Frame 1 (no input): blank canvas, image omitted
Frame 60 (the mouse pressed at the canvas centre just before this capture): blank canvas, image omitted
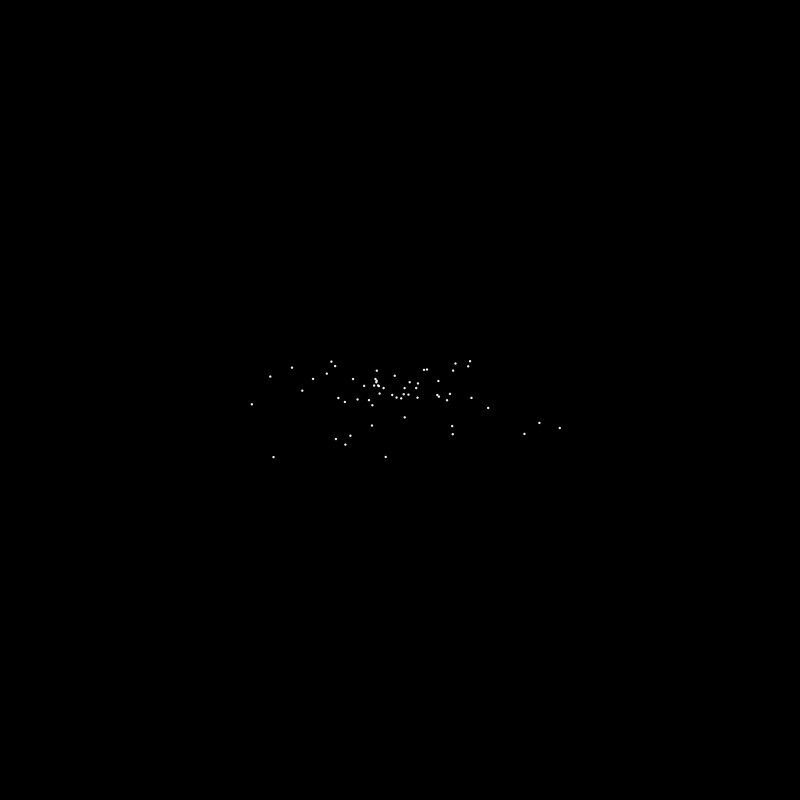
Frame 120 (the mouse held since frame 60 and released just before this capture)

The Processing sketch whose frames 1 and 60 were blank and that drew this single picture after the mouse press (run headless with seeded random() and noise(); from frame 60 on, the mouse is pressed at the canvas centre):

// Processing sketch: iterator
// ── iterator.pde
import java.util.Iterator;

ArrayList<ParticleSystem> systems = new ArrayList<ParticleSystem>();

ParticleSystem ps;

void setup() {
  size(800, 800);
}

void draw() {
  background(0);
  for (ParticleSystem ps : systems) {
    ps.addParticle();
    ps.run();
  }
}

void mousePressed() {
  systems.add(
    new ParticleSystem(
      new PVector(mouseX, mouseY)
    )
  );
}
// ── Particle.pde
class Particle {

  PVector location, velocity, acceleration;
  float lifespan, mass;

  Particle(PVector location_) {
    location = location_.copy();
    velocity = new PVector();
    acceleration = new PVector(random(-3, 3), random(-3, -1));
    lifespan = 255;
    mass = 8;
  }

  void applyForce(PVector f) {
    PVector g = PVector.div(f, mass);
    acceleration.add(g);
  }

  void update() {
    velocity.add(acceleration);
    location.add(velocity);
    acceleration.mult(0);
    lifespan += 3;
  }

  void draw() {
    push();
    noStroke();
    fill(240, 240, 240, lifespan);
    circle(location.x, location.y, mass * 0.3);
    pop();
  }

  void run() {
    update();
    draw();
  }

  boolean isDead() {
    if (lifespan < 0) {
      return true;
    }
    return false;
  }
}

// ── ParticleSystem.pde
class ParticleSystem {

  PVector location;
  ArrayList<Particle> particles;

  ParticleSystem(PVector location_) {
    location = location_;
    particles = new ArrayList<Particle>();
  }

  void addParticle() {
    particles.add(new Particle(location));
  }

  void run() {
    Iterator<Particle> it = particles.iterator();
    while (it.hasNext()) {
      Particle p = it.next();
      p.applyForce(new PVector(0, 0.1 * p.mass));
      p.run();
      if (p.isDead()) {
        it.remove();
      }
    }
  }
}
